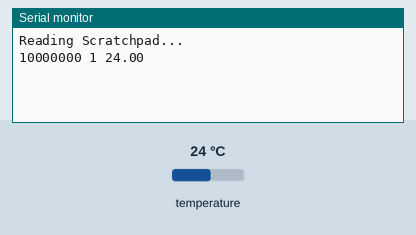
This sketch was run on a simulated Arduino Uno, built with avr-gcc and run on an emulated ATmega328P. Parts: the last lines printed to the serial monitor. Inputs (shaded band) come from the test bench; at power-on: temperature 24 °C.

Above: at 1.5 s.
1.6 s: temperature set to 12 °C
At 2.0 s:
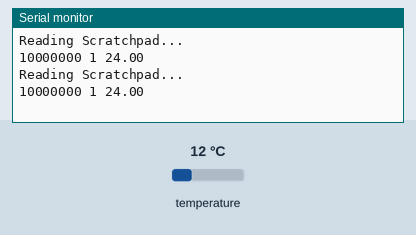
3.1 s: temperature set to 19 °C
At 3.7 s:
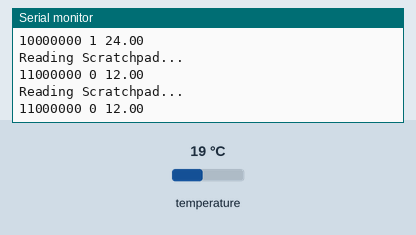
Timing chart, 0 to 6.1 s (numbered marks = the images above; inputs shaded):
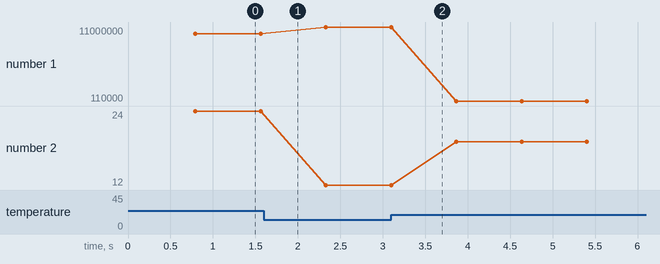

Measured:
- plotted number 1: 10000000 → 11000000 after the input at 1.6 s, 11000000 → 110000 after the input at 3.1 s
- plotted number 2: 24 → 12 after the input at 1.6 s, 12 → 19 after the input at 3.1 s

The sketch:

read-one-DS18B20.ino
```cpp
// Basic development code to read a Maxim Integrated DS18B20 digital temperature sensor using the one-wire protocol

// Hardware: an Feather M0 with a DS18B20 powered and grounded with the data line connected to pin 13.

// Written 4 December, 2022 by Cameron Planck

#include <Wire.h>
#include <OneWire.h>
#include <DallasTemperature.h>

OneWire  at(13);  //  on pin 13 (a 4.7K (ish) resistor is necessary, it wont work without it)

// Pass our oneWire reference to Dallas Temperature sensor
DallasTemperature air_temp(&at);


void setup(){
  Serial.begin(9600);
  air_temp.begin();
}

void loop(){
  // use the Dallas Temperature library to issue the temperature request command
  air_temp.requestTemperatures();

  // reset one-wire bus
  at.reset();

  Serial.println("Reading Scratchpad...");

  // skip ROM
  at.write(0xCC);

  // read scratchpad command
  at.write(0xBE);

  // step first two bytes, write them to scratchpad
  byte scratchpad[8];
  for (int i = 0; i < 2; i++) {
    scratchpad[i] = at.read();
    Serial.print(scratchpad[i], BIN);
    Serial.print(" ");
  }

 float temp = air_temp.getTempCByIndex(0);
  Serial.println(temp);
  Serial.println("");
}
```
